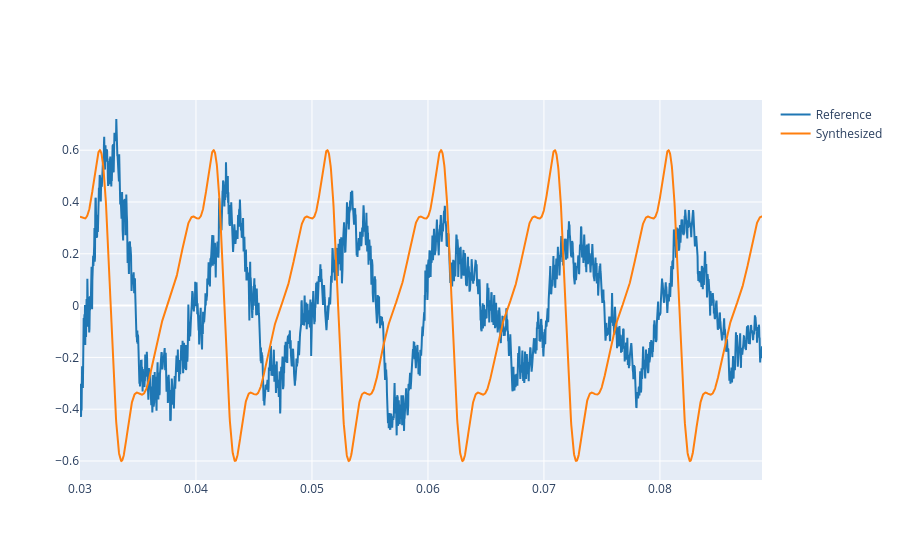

The code cell stored with this chart in its notebook:
### Code cell
import matplotlib.pyplot as plt

# Time-Domain Comparison (6 periods) 
T = 1.0 / f0
t_start = 0.03
t_end = t_start + 6 * T

plot_signals([reference_audio, syn_audio], fs, t_start=t_start, t_end=t_end, name=['Reference', 'Synthesized'])

# Spectrogram Comparison 
n_fft = 2048
hop_length = 256

# Reference Spectrogram
ax1 = plot_spectrogram(reference_audio, sr=fs, N=n_fft, H=hop_length)
ax1.set_ylim([0, 4000])
plt.title("Reference Spectrogram")
plt.show()

# Synthesized Spectrogram
ax2 = plot_spectrogram(syn_audio, sr=fs, N=n_fft, H=hop_length)
ax2.set_ylim([0, 4000])
plt.title("Synthesized Spectrogram")
plt.show()

### Figure 1 — Plotly figure (JSON) as saved in the notebook; plotly's stock layout.template omitted (floating-point values rounded to 4 significant figures; data arrays with more than 128 entries replaced by an {"elided": "..."} marker saying what was removed)
{"data": [{"line": {"color": "#1f77b4", "shape": "linear"}, "mode": "lines", "name": "Reference", "type": "scatter", "x": {"elided": "2594 float values"}, "y": {"elided": "2594 float values"}}, {"line": {"color": "#ff7f0e", "shape": "linear"}, "mode": "lines", "name": "Synthesized", "type": "scatter", "x": {"elided": "2594 float values"}, "y": {"elided": "2594 float values"}}], "layout": {}}
